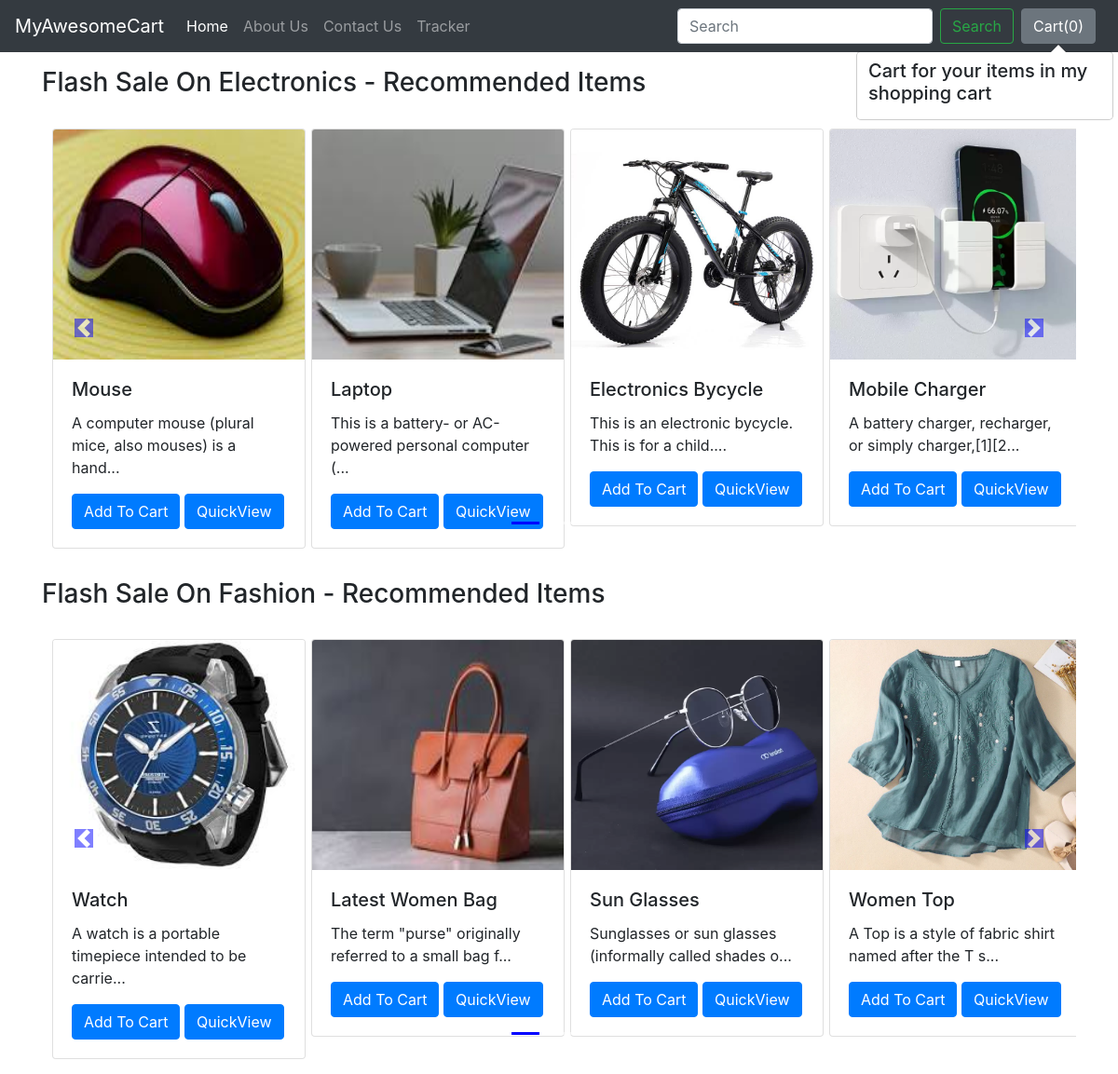
The app's page /shop/ with its own data.
### Shop/models.py (models this page shows, shortened)
class Product(models.Model):
    product_id = models.AutoField
    product_name = models.CharField(max_length=50)
    category = models.CharField(max_length=50,default="")
    subCategory = models.CharField(max_length=50,default="")
    price = models.IntegerField(default=0)
    desc = models.CharField(max_length=300)
    pub_date = models.DateField()
    image = models.ImageField(upload_to="Shop/Images",default="")

### Shop/views.py (the view)
# urls.py: path('',views.index,name="BlogHome"),
def index(request):
    allProds = []
    catprods = Product.objects.values('category','id')
    cats = {item['category'] for item in catprods}
    for cat in cats:
        prod = Product.objects.filter(category = cat)
        n = len(prod)
        nSlides = n//4 + ceil((n/4)-(n//4))
        allProds.append([prod,range(1,nSlides),nSlides])
    params = {'allProds':allProds}
    return render(request,"shop/index.html",params)

### Shop/templates/shop/index.html (shortened to what this page needs)
{% extends "Shop/base.html" %}
    {% block body %}
    {% load static %}
    <div class="container">
      {% for product , range , nSlides  in allProds  %}
      <h3 class="my-3">Flash Sale On {{product.0.category}} - Recommended Items</h3>
      <div class="row">
    <div id="demo{{forloop.counter}}" class=" col carousel slide my-3" data-ride="carousel">
    <ul class="carousel-indicators">
      <li data-target="#demo{{forloop.counter}}" data-slide-to="0" class="active"></li>
       {% for i in range %}
      <li data-target="#demo{{forloop.parentloop.counter}}" data-slide-to="{{i}}"></li>
      {% endfor %}
    </ul>
    <div class="container carousel-inner no-padding ">
      <div class="carousel-item active">
        {% for i in product %}
      <div class="col-xs-3 col-sm-3 col-md-3">
        <div class="card" style="width: 17rem;">
          <img src= '/media/{{i.image}}' class="card-img-top" alt="...">
          <div class="card-body">
            <h5 class="card-title" id="namepr{{i.id}}">{{i.product_name}}</h5>
            <p class="card-text">{{i.desc|slice:":53"}}...</p>
          <span id="divpr{{i.id}}" class="divpr">
            <button id = "pr{{i.id}}" class="btn btn-primary cart">Add To Cart</button>
          </span>
            <a href="/shop/products/{{i.id}}"><button id = "qv{{i.id}}" class="btn btn-primary cart">QuickView</button></a>
          </div>
        </div>
      </div>
      {% if forloop.counter|divisibleby:4 and forloop.counter > 0 and not forloop.last %}
    </div>  <div class="carousel-item">
      {% endif %}
      {% endfor %}
  </div>
  </div>
  </div>
  <a class="carousel-control-prev" href="#demo{{forloop.counter}}" data-slide="prev">
    <span class="carousel-control-prev-icon"> </span>
  </a>
  <a class="carousel-control-next" href="#demo{{forloop.counter}}"  data-slide="next">
    <span class="carousel-control-next-icon"> </span>
  </a>
</div>
  {% endfor %}
</div>
{% endblock %}

### records on screen
Product: category "Electronics", image (picture), product_name "Mouse", desc "A computer mouse (plural mice, also mouses) is a hand"
Product: image (picture), product_name "Laptop", desc "This is a battery- or AC-powered personal computer ("
Product: image (picture), product_name "Electronics Bycycle", desc "This is an electronic bycycle. This is for a child."
Product: image (picture), product_name "Mobile Charger", desc "A battery charger, recharger, or simply charger,[1][2"
Product: category "Fashion", image (picture), product_name "Watch", desc "A watch is a portable timepiece intended to be carrie"
Product: image (picture), product_name "Latest Women Bag", desc "The term \"purse\" originally referred to a small bag f"
Product: image (picture), product_name "Sun Glasses", desc "Sunglasses or sun glasses (informally called shades o"
Product: image (picture), product_name "Women Top", desc "A Top is a style of fabric shirt named after the T s"
